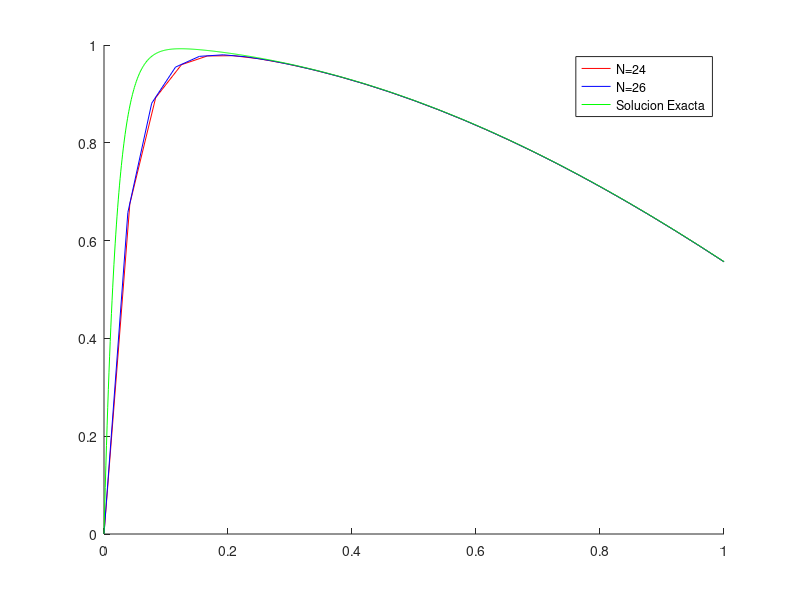

The MATLAB source for this figure:
u=50; f=@(t,x) -u*(x-cos(t)); intervalo=[0,1]; N=24;
g=@(t) u^2/(1+u^2)*(cos(t)-exp(-u*t)+1/u*sin(t));
h = 1/N;
t = 0:h:1;
x(1)=0;
%Metodo de Euler implicito
for i=1:N
    x(i+1) = (1/(h*u+1))*(x(i)+h*u*cos(t(i+1)));
end
t=t(:);
x= x.';

figure(1)
hold on
plot(t,x,'r')

N=26;
h = 1/N;
t = 0:h:1;
x_2(1)=0;
%Metodo de Euler implicito
for i=1:N
    x_2(i+1) = (1/(h*u+1))*(x_2(i)+h*u*cos(t(i+1)));
end
t=t(:);
x_2= x_2.';
hold on
plot(t,x_2,'b')

t = 0:1/1000:1;
plot(t, g(t),'g')
legend('N=24','N=26', 'Solucion Exacta')